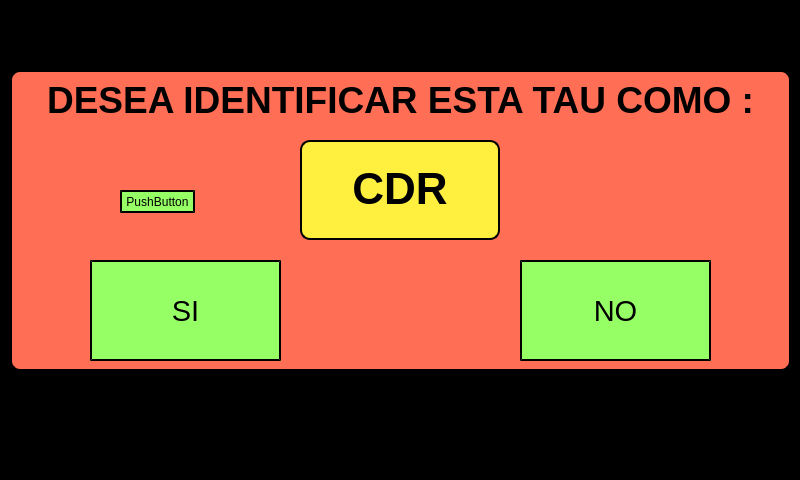
<?xml version="1.0" encoding="UTF-8"?>
<ui version="4.0">
 <class>MainWindow</class>
 <widget class="QMainWindow" name="MainWindow">
  <property name="geometry">
   <rect>
    <x>0</x>
    <y>0</y>
    <width>800</width>
    <height>480</height>
   </rect>
  </property>
  <property name="windowTitle">
   <string>MainWindow</string>
  </property>
  <property name="styleSheet">
   <string notr="true">QWidget#centralwidget{
	background-color:black;
}

QLabel#label_3
{
	background-color: rgb(255, 110, 85);
    border-style: outset;
    border-width: 2px;
    border-radius: 10px;
    border-color: black;

}

QLabel#lbl_seleccionado
{
	background-color:rgb(255, 240, 64);
	border-style: outset;
    border-width: 2px;
    border-radius: 10px;
    border-color: black;

}

QPushButton
{
	background-color:rgb(151, 255, 102);
	border-style: outset;
    border-width: 2px;
    border-color: black;
}</string>
  </property>
  <widget class="QWidget" name="centralwidget">
   <widget class="QLabel" name="label">
    <property name="geometry">
     <rect>
      <x>20</x>
      <y>40</y>
      <width>761</width>
      <height>121</height>
     </rect>
    </property>
    <property name="font">
     <font>
      <pointsize>28</pointsize>
      <weight>75</weight>
      <bold>true</bold>
     </font>
    </property>
    <property name="text">
     <string>&lt;html&gt;&lt;head/&gt;&lt;body&gt;&lt;p align=&quot;center&quot;&gt;DESEA IDENTIFICAR ESTA TAU COMO :&lt;/p&gt;&lt;/body&gt;&lt;/html&gt;</string>
    </property>
   </widget>
   <widget class="QLabel" name="lbl_seleccionado">
    <property name="geometry">
     <rect>
      <x>300</x>
      <y>140</y>
      <width>200</width>
      <height>100</height>
     </rect>
    </property>
    <property name="font">
     <font>
      <pointsize>33</pointsize>
      <weight>75</weight>
      <bold>true</bold>
     </font>
    </property>
    <property name="text">
     <string>&lt;html&gt;&lt;head/&gt;&lt;body&gt;&lt;p align=&quot;center&quot;&gt;CDR&lt;/p&gt;&lt;/body&gt;&lt;/html&gt;</string>
    </property>
    <property name="alignment">
     <set>Qt::AlignCenter</set>
    </property>
   </widget>
   <widget class="QPushButton" name="btn_yes">
    <property name="geometry">
     <rect>
      <x>90</x>
      <y>260</y>
      <width>191</width>
      <height>101</height>
     </rect>
    </property>
    <property name="font">
     <font>
      <pointsize>22</pointsize>
     </font>
    </property>
    <property name="text">
     <string>SI</string>
    </property>
   </widget>
   <widget class="QPushButton" name="btn_no">
    <property name="geometry">
     <rect>
      <x>520</x>
      <y>260</y>
      <width>191</width>
      <height>101</height>
     </rect>
    </property>
    <property name="font">
     <font>
      <pointsize>22</pointsize>
     </font>
    </property>
    <property name="styleSheet">
     <string notr="true"/>
    </property>
    <property name="text">
     <string>NO</string>
    </property>
   </widget>
   <widget class="QLabel" name="label_3">
    <property name="geometry">
     <rect>
      <x>10</x>
      <y>70</y>
      <width>781</width>
      <height>301</height>
     </rect>
    </property>
    <property name="styleSheet">
     <string notr="true"/>
    </property>
    <property name="text">
     <string/>
    </property>
   </widget>
   <widget class="QPushButton" name="pushButton">
    <property name="geometry">
     <rect>
      <x>120</x>
      <y>190</y>
      <width>75</width>
      <height>23</height>
     </rect>
    </property>
    <property name="text">
     <string>PushButton</string>
    </property>
   </widget>
   <zorder>label_3</zorder>
   <zorder>label</zorder>
   <zorder>lbl_seleccionado</zorder>
   <zorder>btn_yes</zorder>
   <zorder>btn_no</zorder>
   <zorder>pushButton</zorder>
  </widget>
 </widget>
 <resources/>
 <connections/>
</ui>
